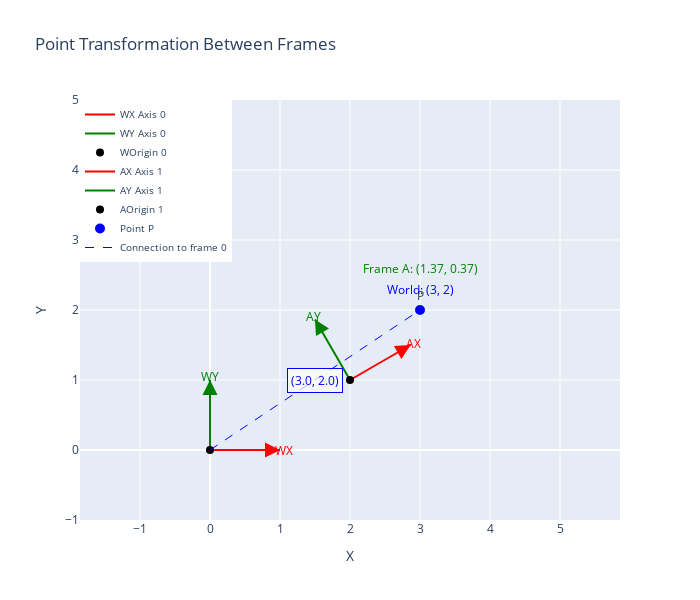

Here is the notebook cell this chart was saved with:
### Markdown cell above
## Point Transformations Between Coordinate Frames

Now, let's add points to our visualization and see how their coordinates change in different frames.

### Code cell
# Create a new figure
fig = go.Figure()

# Define our frames
world_frame = [0, 0, 0, "W"]
frame_a = [2, 1, 30, "A"]

# Create the world frame
create_frame_2d(fig, origin_x=world_frame[0], origin_y=world_frame[1], 
                rotation_deg=world_frame[2], frame_name=world_frame[3], frame_index=0)

# Create frame A
create_frame_2d(fig, origin_x=frame_a[0], origin_y=frame_a[1], 
                rotation_deg=frame_a[2], frame_name=frame_a[3], frame_index=1)

# Define a point in world coordinates
point_world = [3, 2]

# Add the point to the visualization
add_point_2d(fig, point_world[0], point_world[1], label="P", color="blue")

# Calculate the point coordinates in frame A
point_frame_a = point_in_frame(point_world[0], point_world[1], 
                               frame_a[0], frame_a[1], frame_a[2])

# Display the coordinates
print(f"Point P in world frame: ({point_world[0]}, {point_world[1]})")
print(f"Point P in frame A: ({point_frame_a[0]:.2f}, {point_frame_a[1]:.2f})")

# Set the figure properties
fig.update_layout(
    title="Point Transformation Between Frames",
    xaxis=dict(range=[-1, 5], title="X"),
    yaxis=dict(range=[-1, 5], title="Y", scaleanchor="x", scaleratio=1),
    legend=dict(x=0, y=1, font=dict(size=10)),
    height=600, width=700
)

# Add annotations for point coordinates
fig.add_annotation(
    x=point_world[0], y=point_world[1] + 0.3,
    text=f"World: ({point_world[0]}, {point_world[1]})",
    showarrow=False,
    font=dict(color="blue", size=12)
)
fig.add_annotation(
    x=point_world[0], y=point_world[1] + 0.6,
    text=f"Frame A: ({point_frame_a[0]:.2f}, {point_frame_a[1]:.2f})",
    showarrow=False,
    font=dict(color="green", size=12)
)

# Display the figure
fig.show()

### Figure 1 — Plotly figure (JSON) as saved in the notebook; plotly's stock layout.template omitted (floating-point values rounded to 4 significant figures)
{"data": [{"line": {"color": "red", "width": 2}, "mode": "lines", "name": "WX Axis 0", "type": "scatter", "x": [0, 1], "y": [0, 0]}, {"line": {"color": "green", "width": 2}, "mode": "lines", "name": "WY Axis 0", "type": "scatter", "x": [0, 0], "y": [0, 1]}, {"marker": {"color": "black", "size": 8, "symbol": "circle"}, "mode": "markers", "name": "WOrigin 0", "type": "scatter", "x": [0], "y": [0]}, {"line": {"color": "red", "width": 2}, "mode": "lines", "name": "AX Axis 1", "type": "scatter", "x": [2, 2.866], "y": [1, 1.5]}, {"line": {"color": "green", "width": 2}, "mode": "lines", "name": "AY Axis 1", "type": "scatter", "x": [2, 1.5], "y": [1, 1.866]}, {"marker": {"color": "black", "size": 8, "symbol": "circle"}, "mode": "markers", "name": "AOrigin 1", "type": "scatter", "x": [2], "y": [1]}, {"marker": {"color": "blue", "size": 10}, "mode": "markers+text", "name": "Point P", "text": ["P"], "textposition": "top center", "type": "scatter", "x": [3], "y": [2]}, {"line": {"color": "blue", "dash": "dash", "width": 1}, "mode": "lines", "name": "Connection to frame 0", "type": "scatter", "x": [0, 3], "y": [0, 2]}], "layout": {"annotations": [{"arrowcolor": "red", "arrowhead": 2, "arrowsize": 1.5, "arrowwidth": 2, "ax": 0.8, "axref": "x", "ay": 0, "ayref": "y", "showarrow": true, "x": 1, "xref": "x", "y": 0, "yref": "y"}, {"arrowcolor": "green", "arrowhead": 2, "arrowsize": 1.5, "arrowwidth": 2, "ax": 0, "axref": "x", "ay": 0.8, "ayref": "y", "showarrow": true, "x": 0, "xref": "x", "y": 1, "yref": "y"}, {"font": {"color": "red", "size": 12}, "showarrow": false, "text": "WX", "x": 1.05, "xref": "x", "y": 0, "yref": "y"}, {"font": {"color": "green", "size": 12}, "showarrow": false, "text": "WY", "x": 0, "xref": "x", "y": 1.05, "yref": "y"}, {"arrowcolor": "red", "arrowhead": 2, "arrowsize": 1.5, "arrowwidth": 2, "ax": 2.693, "axref": "x", "ay": 1.4, "ayref": "y", "showarrow": true, "x": 2.866, "xref": "x", "y": 1.5, "yref": "y"}, {"arrowcolor": "green", "arrowhead": 2, "arrowsize": 1.5, "arrowwidth": 2, "ax": 1.6, "axref": "x", "ay": 1.693, "ayref": "y", "showarrow": true, "x": 1.5, "xref": "x", "y": 1.866, "yref": "y"}, {"font": {"color": "red", "size": 12}, "showarrow": false, "text": "AX", "x": 2.909, "xref": "x", "y": 1.525, "yref": "y"}, {"font": {"color": "green", "size": 12}, "showarrow": false, "text": "AY", "x": 1.475, "xref": "x", "y": 1.909, "yref": "y"}, {"bgcolor": "rgba(255, 255, 255, 0.7)", "bordercolor": "blue", "borderpad": 3, "borderwidth": 1, "font": {"color": "blue", "size": 12}, "showarrow": false, "text": "(3.0, 2.0)", "x": 1.5, "y": 1}, {"font": {"color": "blue", "size": 12}, "showarrow": false, "text": "World: (3, 2)", "x": 3, "y": 2.3}, {"font": {"color": "green", "size": 12}, "showarrow": false, "text": "Frame A: (1.37, 0.37)", "x": 3, "y": 2.6}], "height": 600, "legend": {"font": {"size": 10}, "x": 0, "y": 1}, "title": {"text": "Point Transformation Between Frames"}, "width": 700, "xaxis": {"range": [-1, 5], "title": {"text": "X"}}, "yaxis": {"range": [-1, 5], "scaleanchor": "x", "scaleratio": 1, "title": {"text": "Y"}}}}
